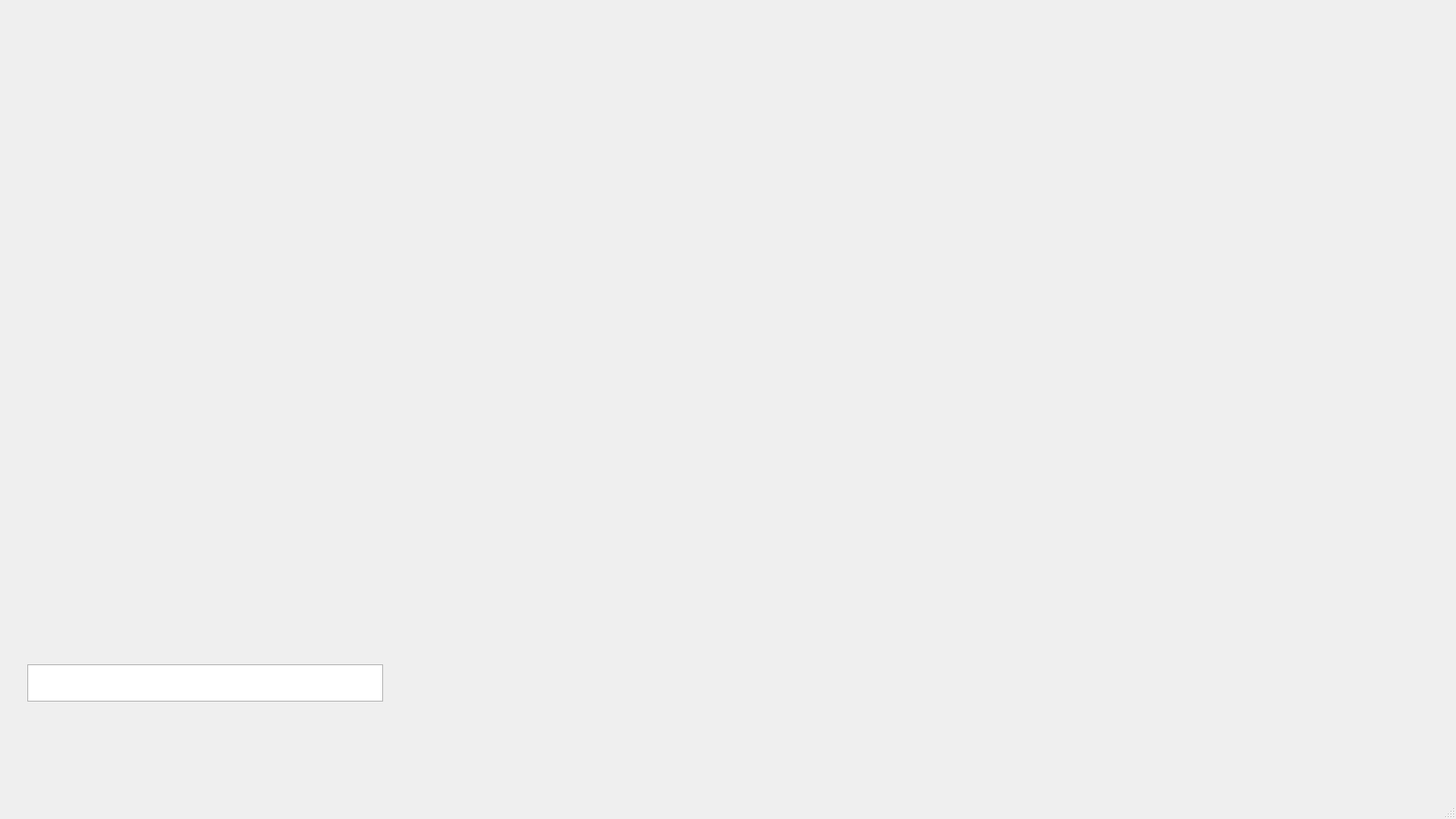
<?xml version="1.0" encoding="UTF-8"?>
<ui version="4.0">
 <class>MainWindow</class>
 <widget class="QMainWindow" name="MainWindow">
  <property name="geometry">
   <rect>
    <x>0</x>
    <y>0</y>
    <width>1600</width>
    <height>900</height>
   </rect>
  </property>
  <property name="windowTitle">
   <string>ChronoLab</string>
  </property>
  <widget class="QWidget" name="centralwidget">
   <widget class="DropWidget" name="DropWidget" native="true">
    <property name="geometry">
     <rect>
      <x>440</x>
      <y>730</y>
      <width>301</width>
      <height>41</height>
     </rect>
    </property>
   </widget>
   <widget class="DraggableTextEdit" name="textEdit">
    <property name="geometry">
     <rect>
      <x>30</x>
      <y>730</y>
      <width>391</width>
      <height>41</height>
     </rect>
    </property>
   </widget>
   <widget class="GraphWidget" name="widget" native="true">
    <property name="geometry">
     <rect>
      <x>730</x>
      <y>40</y>
      <width>471</width>
      <height>461</height>
     </rect>
    </property>
   </widget>
  </widget>
  <widget class="QMenuBar" name="menubar">
   <property name="geometry">
    <rect>
     <x>0</x>
     <y>0</y>
     <width>1600</width>
     <height>38</height>
    </rect>
   </property>
  </widget>
  <widget class="QStatusBar" name="statusbar"/>
 </widget>
 <customwidgets>
  <customwidget>
   <class>DraggableTextEdit</class>
   <extends>QTextEdit</extends>
   <header>DraggableTextEdit</header>
  </customwidget>
  <customwidget>
   <class>DropWidget</class>
   <extends>QWidget</extends>
   <header>DropWidget</header>
   <container>1</container>
  </customwidget>
  <customwidget>
   <class>GraphWidget</class>
   <extends>QWidget</extends>
   <header>GraphWidget</header>
   <container>1</container>
  </customwidget>
 </customwidgets>
 <resources/>
 <connections/>
</ui>
